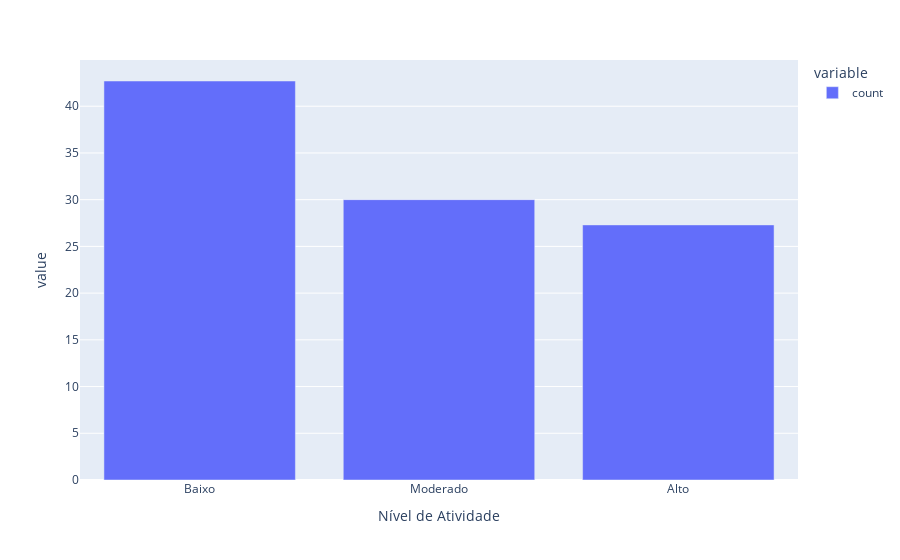

Source (notebook cell):
### Code cell
import plotly.express as px

px.bar(df_colesterol.value_counts('Nível de Atividade')/len(df_colesterol) * 100)

### Figure 1 — Plotly figure (JSON) as saved in the notebook; plotly's stock layout.template omitted (floating-point values rounded to 4 significant figures)
{"data": [{"hovertemplate": "variable=count<br>Nível de Atividade=%{x}<br>value=%{y}<extra></extra>", "legendgroup": "count", "marker": {"color": "#636efa", "pattern": {"shape": ""}}, "name": "count", "orientation": "v", "showlegend": true, "textposition": "auto", "type": "bar", "x": ["Baixo", "Moderado", "Alto"], "xaxis": "x", "y": [42.7, 30.0, 27.3], "yaxis": "y"}], "layout": {"barmode": "relative", "legend": {"title": {"text": "variable"}, "tracegroupgap": 0}, "margin": {"t": 60}, "xaxis": {"anchor": "y", "domain": [0, 1], "title": {"text": "Nível de Atividade"}}, "yaxis": {"anchor": "x", "domain": [0, 1], "title": {"text": "value"}}}}
